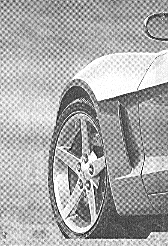
#> input picture transformada de fourier/images/car.tif, 168 x 246 px; its folder holds only this picture in this run
$ jupyter execute index.ipynb
#> lines starting #> are read from the running program, lines starting #| are printed output that depends on the picture
André Luiz da Silva Conde

<center>

# Tranformada de Fourier

</center>

[cell 1]
import os

import numpy as np
from PIL import Image

image_names = os.listdir('./images')

# open all images in the folder ./images
images = [Image.open('./images/' + img).convert('L') for img in image_names]
#> images = 1 item


def get_square(h, w):
    """
    A helper to get a square image with a square in the middle.

    :param h:  height
    :param w:  width
    :return:
    """
    zeros = np.zeros((h, w))
    zeros[int(h / 2) - 25:int(h / 2) + 25, int(w / 2) - 25:int(w / 2) + 25] = 1
    return zeros

1. Implementar a Transformada de Fourier (Utilize a biblioteca de sua preferência)

[cell 2]
def fourier_transform(img):
    f = np.fft.fft2(img)
    f_shift = np.fft.fftshift(f)
    fourier = 20 * np.log(np.abs(f_shift + 1))
    angle = np.angle(f_shift)
    return fourier, angle

2. Implementar a Transformada Inversa de Fourier (Utilize a biblioteca de sua preferência)

[cell 3]
def inverse_fourier_transform(img):
    f = np.fft.ifftshift(img)
    f = np.fft.ifft2(f)
    return np.abs(f)

3. Plotar o espectro e fase.

[cell 4]
import matplotlib.pyplot as plt

for index in range(len(images)):
    img = images[index]
    img_fourier, img_phase = fourier_transform(img)

    fig, axis = plt.subplots(1, 3, figsize=(15, 5))
    axis[0].imshow(img, cmap='gray')
    axis[0].set_title('Original')

    axis[1].imshow(img_fourier, cmap='gray')
    axis[1].set_title('Fourier da imagem ' + image_names[index] + ' (Magnitude)')

    axis[2].imshow(img_phase, cmap='gray')
    axis[2].set_title('Phase da imagem ' + image_names[index])
#> this loop made 1 pass
#> pass 1, in fourier_transform, `fourier = 20 * np.log(np.abs(f_shift + 1))`:
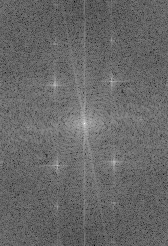
#> fourier: shape (246, 168) float64; min 61.54, max 315.3, mean 165.5; drawn with min black and max white
#> pass 1, in fourier_transform, `angle = np.angle(f_shift)`:
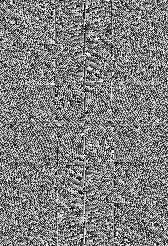
#> angle: shape (246, 168) float64; min -3.14, max 3.14, mean 7.6e-05; drawn with min black and max white
#> img is the input picture: PIL image 168x246 L; min 0, max 255, mean 169.7
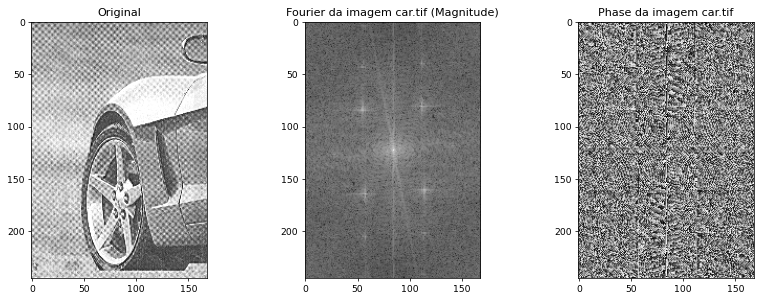
#> figure drawn by matplotlib, 3 panels

4. Plotar o espectro 3D (Pesquisar formas de visualização 3D em Python)

[cell 5]
#plot 3d of the fourier transform
for index in range(len(images)):
    img = images[index]
    img_fourier, img_phase = fourier_transform(img)

    fig = plt.figure(figsize=(15, 15))
    ax = fig.add_subplot(221, projection='3d')
    x = np.arange(0, img_fourier.shape[0], 1)
    y = np.arange(0, img_fourier.shape[1], 1)
    X, Y = np.meshgrid(x, y)
    Z = img_fourier[X, Y]

    ax.plot_surface(X, Y, Z, cmap='viridis', edgecolor='none')
    ax.set_title('Fourier da imagem ' + image_names[index])


    ax = fig.add_subplot(222, projection='3d')
    ax.plot_surface(X, Y, Z, cmap='viridis', edgecolor='none')
    ax.view_init(90, 0)
    ax.set_title('Fourier da imagem ' + image_names[index] + ' (Vista superior)')

    plt.show()
#> this loop made 1 pass
#> pass 1, `Z = img_fourier[X, Y]`:
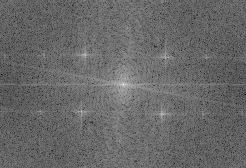
#> Z: shape (168, 246) float64; min 61.54, max 315.3, mean 165.5; drawn with min black and max white
#> pass 1, `plt.show()`:
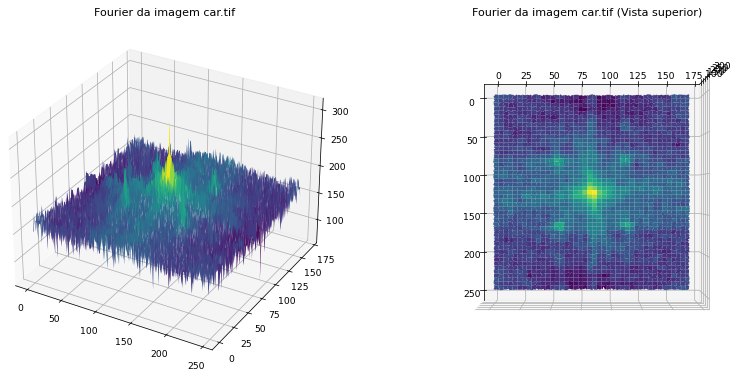
#> figure drawn by matplotlib, 2 panels
#> after the loop:
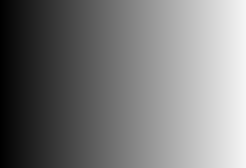
#> X: shape (168, 246) int64; min 0, max 245, mean 122.5

$ run again, on transformada de fourier/images/newspaper_shot_woman.tif
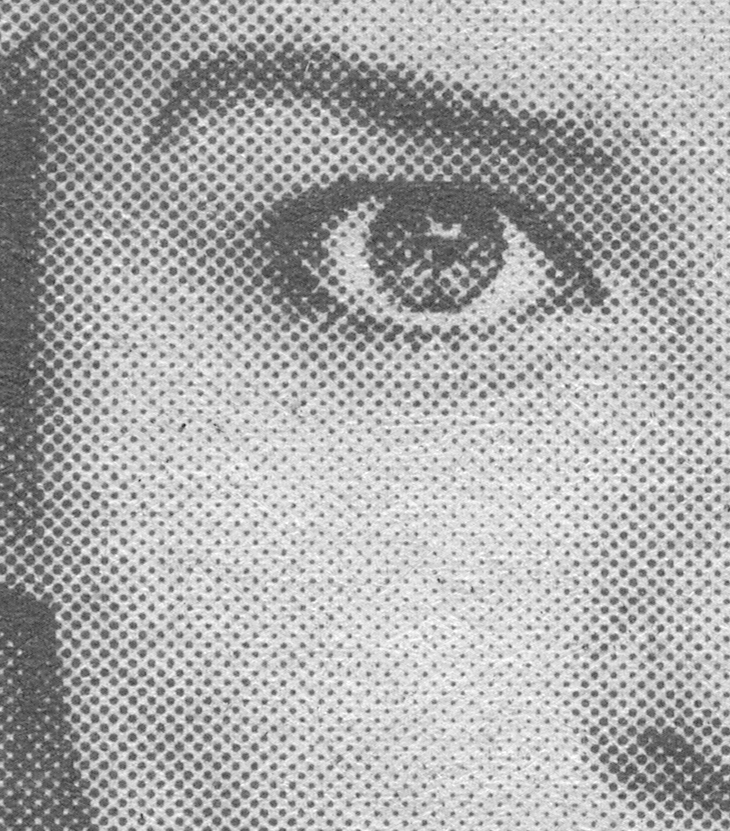
#> input picture transformada de fourier/images/newspaper_shot_woman.tif, 730 x 831 px
#> images = 1 item
#> the loop `for index in range(len(images)):` made 1 pass
#> img is the input picture: PIL image 730x831 L; min 33, max 255, mean 172.2
#> the loop `for index in range(len(images)):` made 1 pass
#> pass 1, `Z = img_fourier[X, Y]`:
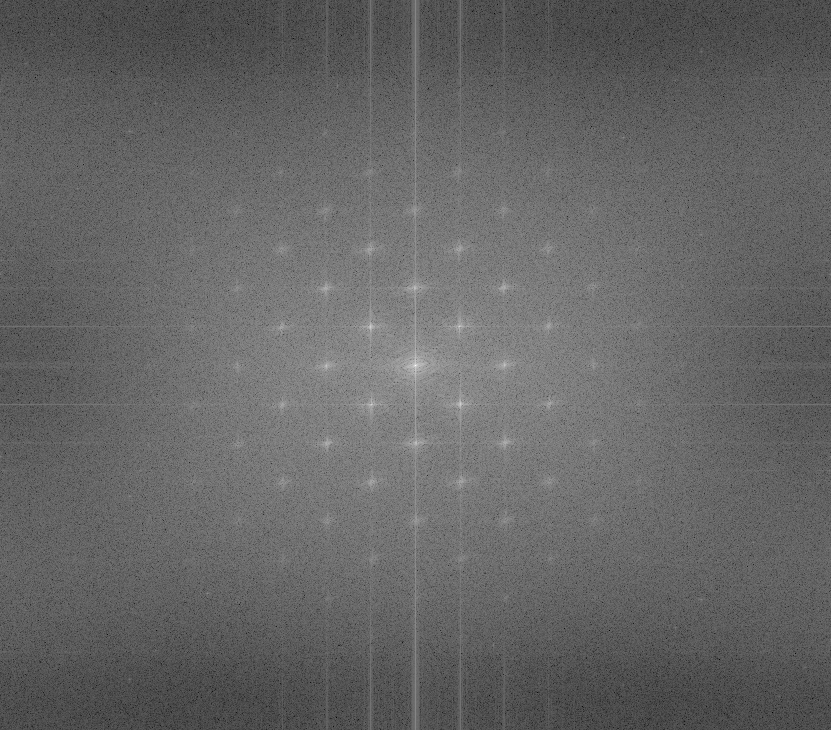
#> Z: shape (730, 831) float64; min 25.85, max 369.3, mean 162.6; drawn with min black and max white
#> pass 1, `plt.show()`:
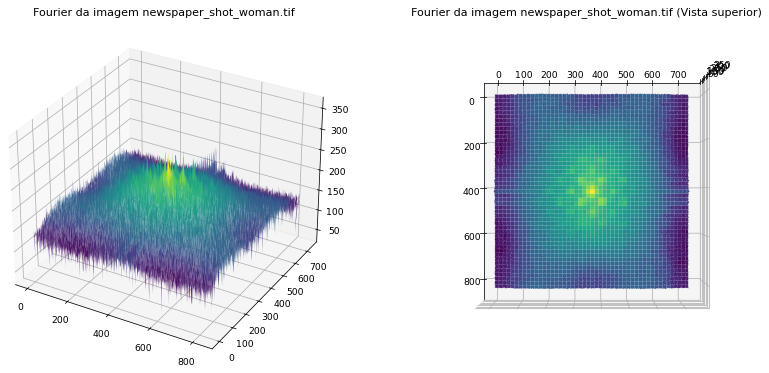
#> figure drawn by matplotlib, 2 panels

$ run again, on transformada de fourier/images/periodic_noise.png
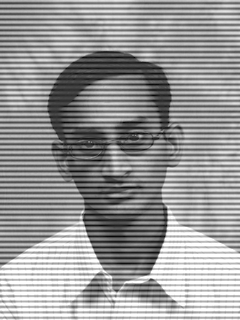
#> input picture transformada de fourier/images/periodic_noise.png, 240 x 320 px
#> images = 1 item
#> the loop `for index in range(len(images)):` made 1 pass
#> img is the input picture: PIL image 240x320 L; min 1, max 255, mean 151.2
#> the loop `for index in range(len(images)):` made 1 pass
#> pass 1, `Z = img_fourier[X, Y]`:
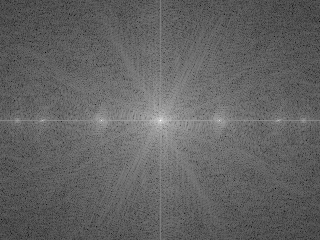
#> Z: shape (240, 320) float64; min 14.04, max 325.4, mean 135.1; drawn with min black and max white
#> pass 1, `plt.show()`:
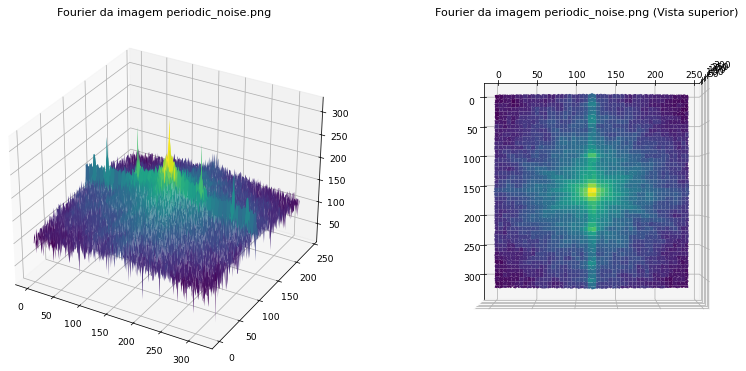
#> figure drawn by matplotlib, 2 panels
